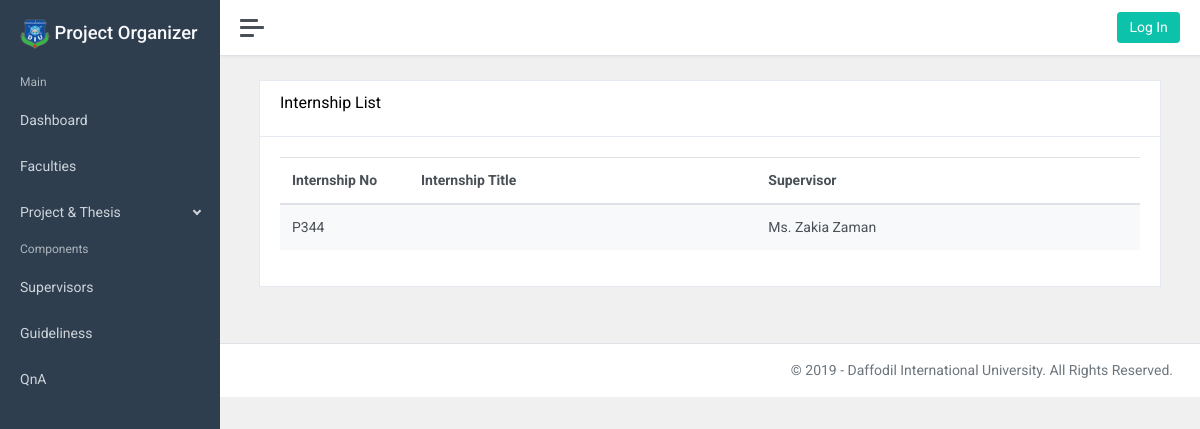
Page /internship-query-list/1 on the earlier database version.
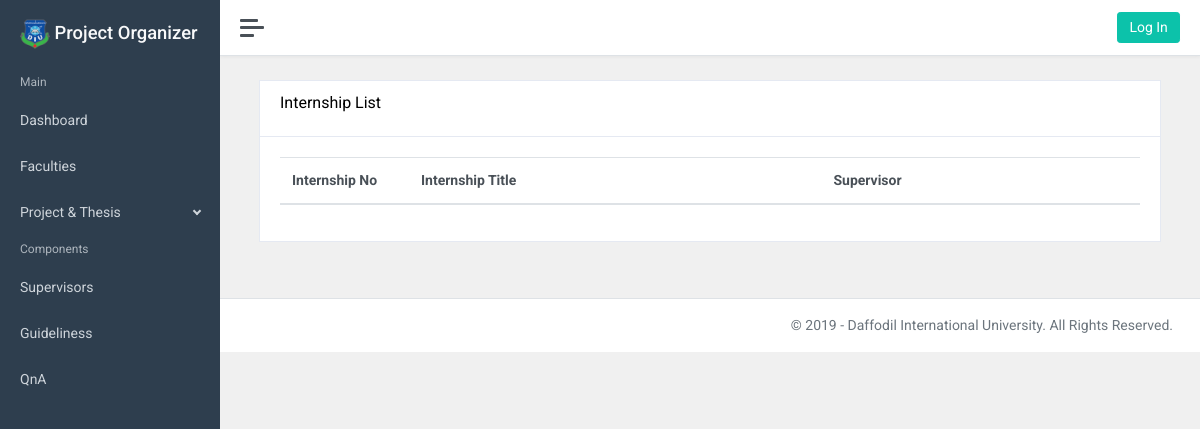
Same page on the later database version.
### projectapp/models.py (models this page shows, shortened)
class internship(models.Model):
	internship_no = models.CharField(max_length=50, unique=True)
	internship_title = models.CharField(max_length=100)
	details = models.TextField()
	internship_report = models.FileField(upload_to='internship/report')
	faculty = models.ForeignKey(faculty, on_delete=models.CASCADE)
	department = ChainedForeignKey(
		department,
		chained_field="faculty", # the field on your own model that this field links to
        chained_model_field="facultyName", # the field on Country that corresponds to newcontinent
        show_all=False,
        auto_choose=True,
        sort=True
	)
	posted_by = models.ForeignKey(adminprofile, on_delete=models.CASCADE)
	supervisor = models.ForeignKey(supervisor, on_delete=models.CASCADE)
	student_id_1 = models.CharField(max_length=50)
	student_id_2 = models.CharField(max_length=50, default=True)
	student_id_3 = models.CharField(max_length=50, default=True)
	student_id_4 = models.CharField(max_length=50, default=True)
	posted_on = models.DateTimeField(auto_now=False, auto_now_add=True)
	updated_on = models.DateTimeField(auto_now=True, auto_now_add=False)

class supervisor(models.Model):
	name = models.CharField(max_length=50)
	initial = models.CharField(max_length=10, unique=True)
	email = models.CharField(max_length=50)
	image = models.FileField(upload_to='supervisor/img')
	details = models.CharField(max_length=100)
	faculty = models.ForeignKey(faculty, on_delete=models.CASCADE)
	department = ChainedForeignKey(
		department,
		chained_field="faculty", # the field on your own model that this field links to
        chained_model_field="facultyName", # the field on Country that corresponds to newcontinent
        show_all=False,
        auto_choose=True,
        sort=True
	)
	posted_by = models.ForeignKey(adminprofile, on_delete=models.CASCADE)
	posted_on = models.DateTimeField(auto_now=False, auto_now_add=True)
	updated_on = models.DateTimeField(auto_now=True, auto_now_add=False)
	def __str__(self):
		return self.name

### projectapp/views.py (the view)
# urls.py: path('internship-query-list/<int:id>', views.getqueryinternshiplist, name="queryinternshiplist"),
def getqueryinternshiplist(request, id):
    department_data = get_object_or_404(department, id=id)
    intern_data = internship.objects.filter(department = department_data.id)
    context={
        "i_data": intern_data
    }
    return render(request, "queryinternshiplist.html", context)

### templates/queryinternshiplist.html (shortened to what this page needs)
{% extends 'base.html' %}
{% load static %}
{% block content%}
<div class="col-12">
    <div class="card">
        <div class="card-header">
            <h5 class="card-title">Internship List</h5>
        </div>
        <div class="card-body">
            <table id="datatables-buttons" class="table table-striped" style="width:100%">
                <thead>
                    <tr>
                        <th style="width:15%">Internship No</th>
                        <th>Internship Title</th>
                        <th>Supervisor</th>
                    </tr>
                </thead>
                <tbody>
                    {% for i in i_data %}
                    <tr>
                        <td>{{i.internship_no}}</td>
                        <td>{{i.internship_title}}</td>
                        <td>{{i.supervisor}}</td>
                    </tr>
                    {% endfor %}
                </tbody>
            </table>
        </div>
    </div>
</div>
{% endblock %}

Differences in the rows shown:
removed internship: internship_no "P344", supervisor "Ms. Zakia Zaman"
